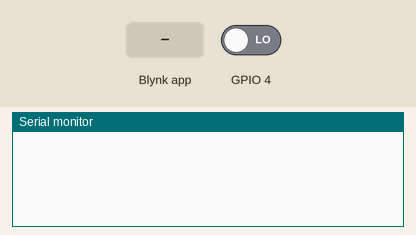
The sketch below on a simulated ESP8266 (NodeMCU). On the bench: the last lines printed to the serial monitor. Inputs (shaded band) come from the test bench; at power-on: GPIO 4 LOW. WiFi joins after 1.5 s; servers stay silent unless stated.

Above: at 3.0 s.
3.1 s: Blynk app writes 1 to V5
At 3.66 s:
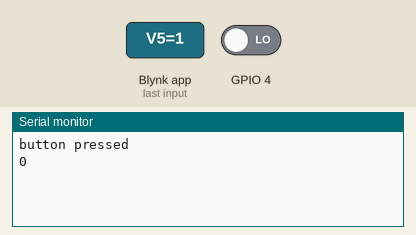
4.9 s: GPIO 4 driven HIGH
At 5.26 s:
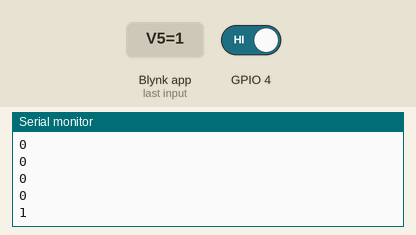

The sketch:

lab9.3.ino
```cpp
#define BLYNK_PRINT Serial
#include <ESP8266WiFi.h>
#include <BlynkSimpleEsp8266.h>

char auth[] = "1l3OHCk-WGcXAsjmtLPcnG57ZwjPC46O";
char ssid[] = "vivo 1819";
char pass[] = "kill777222";
int switchState = 0;
WidgetLED led(V3);

void setup() {
  Serial.begin(9600);
  Blynk.begin(auth, ssid, pass);
}
void loop() {
  if(switchState == 1){
    int ldr = digitalRead(4);
    Serial.println(ldr);
    if(ldr == 1){
      Blynk.virtualWrite(V4, 255);
      led.on();
    }else{
      Blynk.virtualWrite(V4, 0);
      led.off();
    }
  }else{
    Blynk.virtualWrite(V4, 0);
    led.off();
  }
  delay(400);
  Blynk.run();

}

BLYNK_WRITE(V5){
  Serial.println("button pressed");
  int value = param.asInt();
  if(value == 1 ){
    switchState = 1;
  }else{
    switchState = 0;
  }

}
```

Measured:
- after the input at 3.1 s, the serial monitor: prints a new line after 0.31 s (image 1)
- after the input at 4.9 s, the serial monitor: prints a new line after 0.11 s (image 2)
